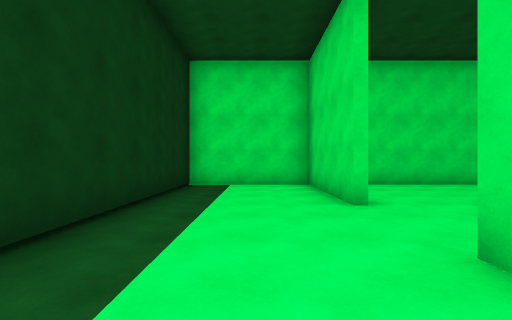
view 1 (above)

24 first-person views from a walk through a Unity game level. The camera is 1.4 m above the floor, looks level and sees 85° across. The floor is counted in squares, 2 m on a side. Each view is taken from the middle of a square. On the plan, view 1 faces up. The plan holds only what a view shows up to about 9 squares ahead; the rest is blank. The place goes on beyond the plan. The player is left out.

view 2
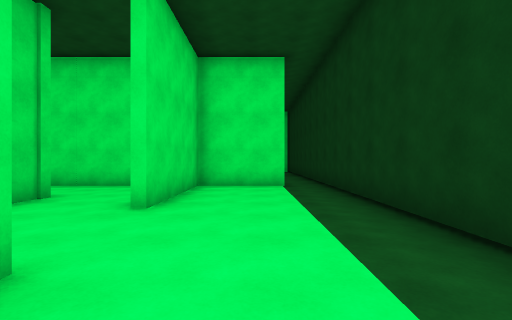

view 3
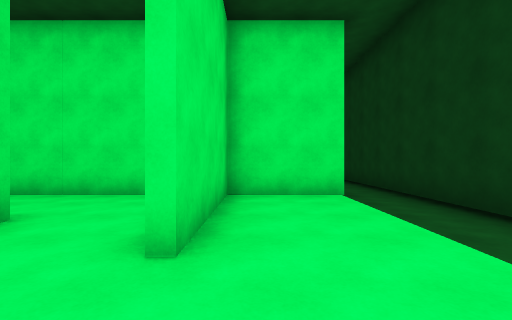

view 4
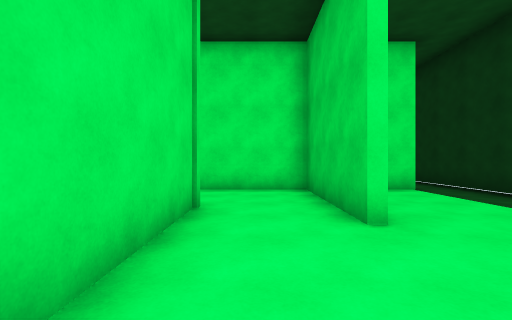

view 5
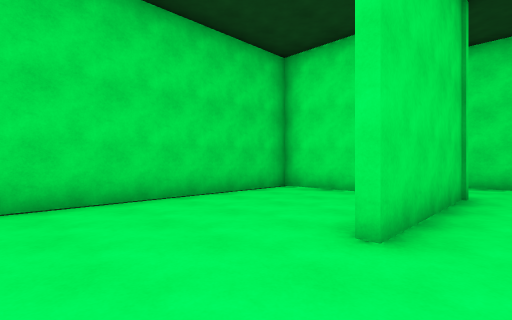

view 6
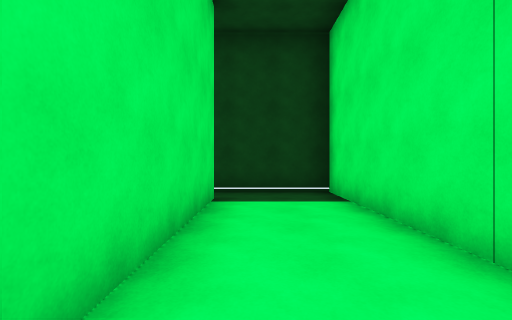

view 7
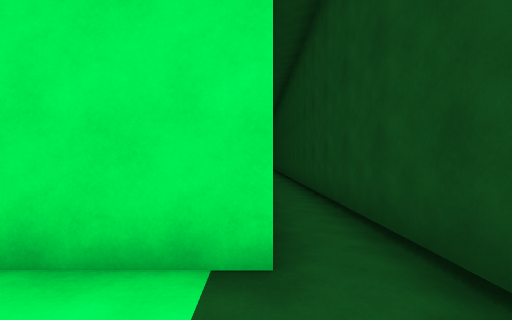

view 8
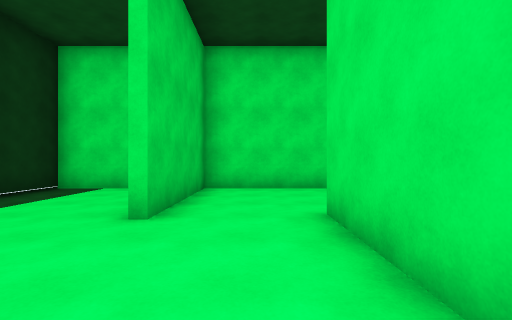

view 9
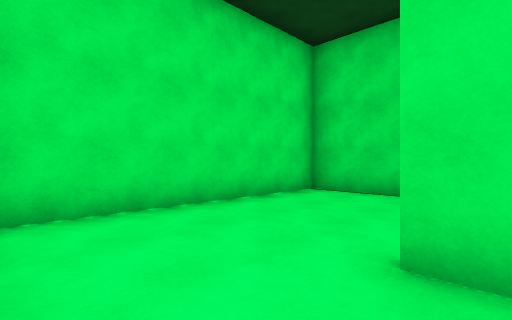

view 10
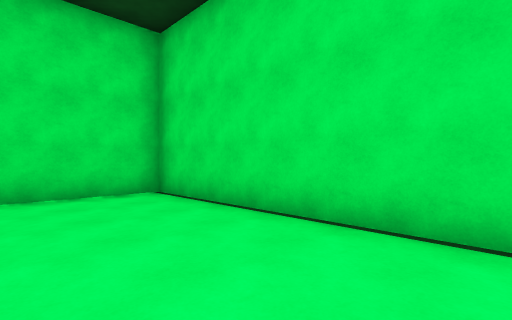

view 11
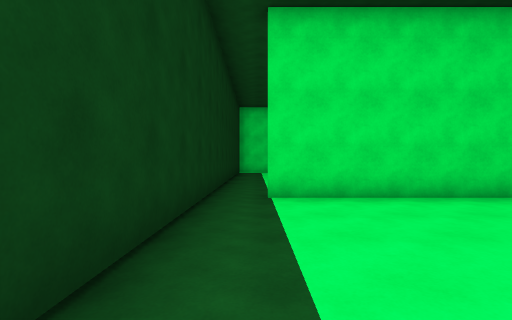

view 12
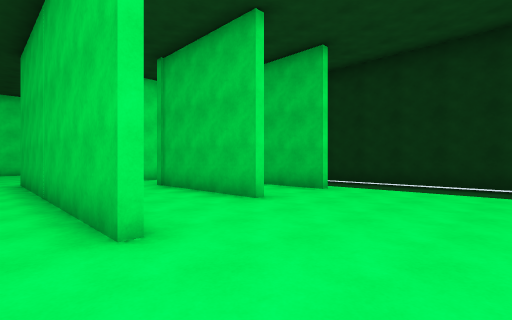

view 13
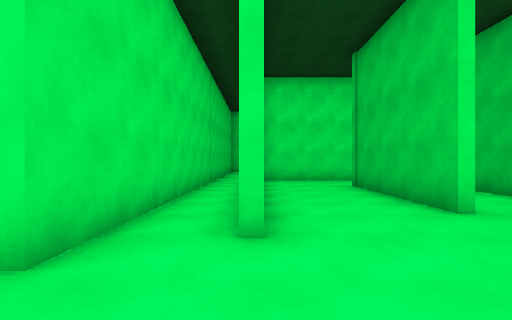

view 14
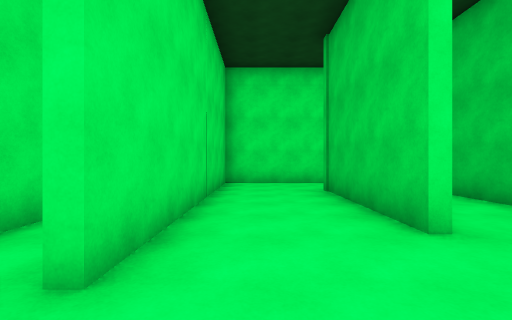

view 15
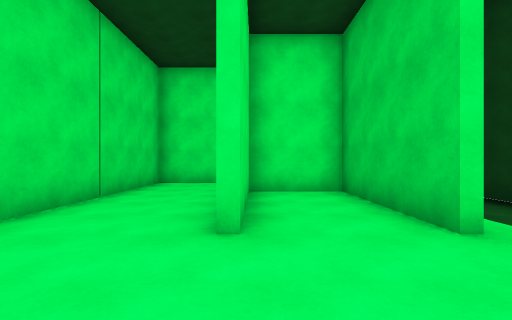

view 16
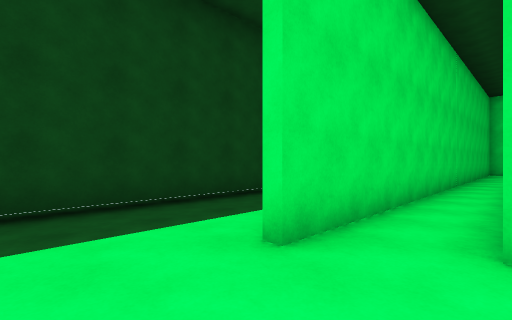

view 17
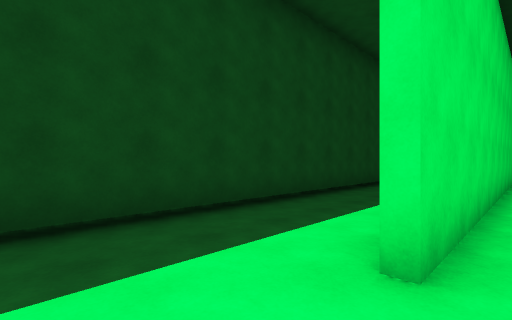

view 18
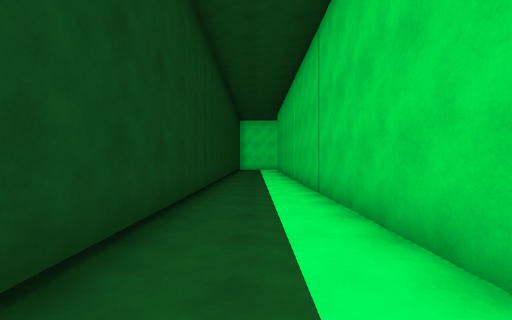

view 19
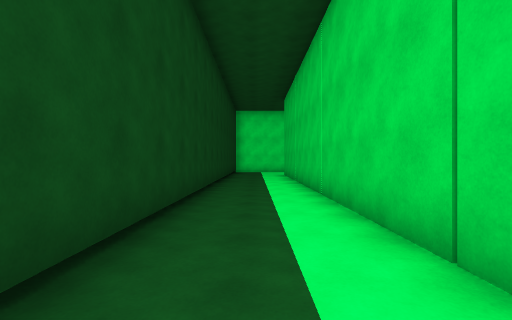

view 20
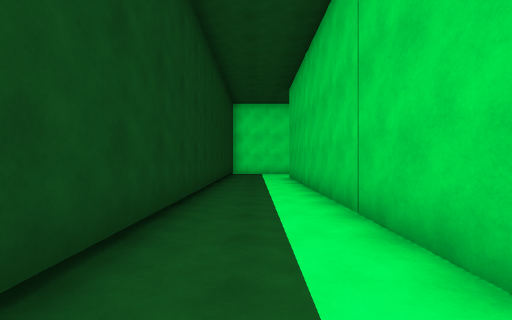

view 21
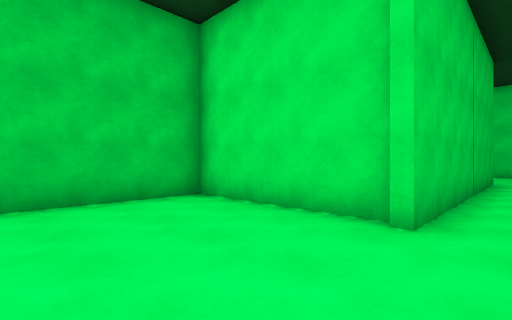

view 22
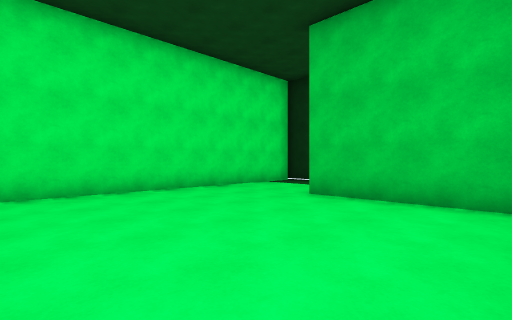

view 23
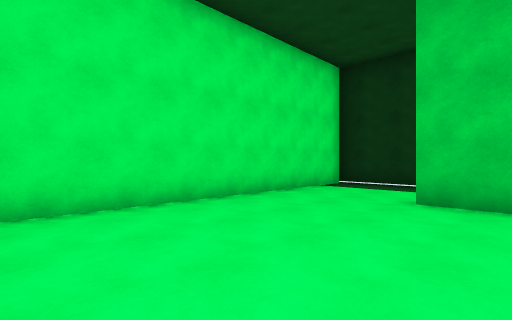

view 24
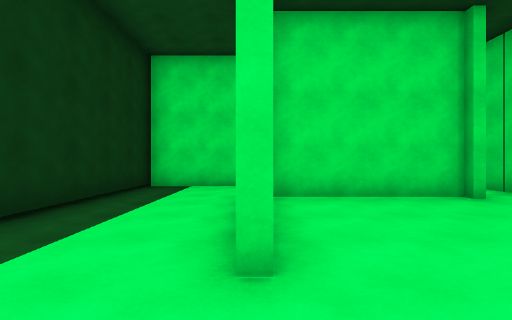

### Floor plan
Ten units are one square. View 1 is at (0, 0); x grows to the right and y downward. Boxes are objects, and circles mark ways between rooms. Rooms are numbered by the first view taken in them; rooms with no view inside come last. Other rooms are left out.
<svg viewBox="-24 -85 121 300">
<path fill="none" stroke="#000" d="M16 -42 16 -79 -19 -79 -19 16M39 -8 39 -46M-9 16 16 16 16 -20M58 -10 79 -10 79 -79 18 -79 18 -42M81 -8 39 -8M18 -20 18 16 92 16 92 -80M24 66 24 105M1 66 1 102 21 102 21 66M38 19 -9 19M-19 16 -19 88M19 125 49 125 49 55M67 74 67 210M92 210 92 31M50 127 11 127 11 164M65 142 65 48M15 192 59 192M52 55 52 130M5 105 -19 105 -19 149M-19 171 -19 192 15 192"/>
<circle cx="30" cy="-40" r="3" fill="#2a7"/>
<circle cx="30" cy="-10" r="3" fill="#2a7"/>
<circle cx="-10" cy="20" r="3" fill="#2a7"/>
<circle cx="70" cy="35" r="3" fill="#2a7"/>
<circle cx="60" cy="60" r="3" fill="#2a7"/>
<circle cx="15" cy="115" r="3" fill="#2a7"/>
<circle cx="10" cy="175" r="3" fill="#2a7"/>
<text x="0" y="-30">1</text>
<text x="50" y="-50">2</text>
<text x="70" y="0">3</text>
<text x="20" y="60">4</text>
<text x="80" y="120">5</text>
<text x="40" y="140">6</text>
<text x="0" y="140">7</text>
</svg>
Room 1 opens to room 2. Room 1 opens to room 3. Room 1 opens to room 4. Room 4 opens to room 5. Room 4 opens to room 6. Room 4 opens to room 7. Room 6 opens to room 7.

Where each view was taken, in squares from view 1:
view 1: 0 up, 0 right, facing up
view 2: 6 up, 0 right, facing down
view 3: 4 up, 1 right, facing down
view 4: 5 up, 3 right, facing down
view 5: 7 up, 3 right, facing down-right
view 6: 0 up, 3 right, facing right
view 7: 1 down, 8 right, facing up
view 8: 1 up, 3 right, facing up
view 9: 4 up, 2 right, facing up-right
view 10: 2 up, 5 right, facing up-right
view 11: 7 down, 1 left, facing up
view 12: 3 down, 6 right, facing down-left
view 13: 3 down, 5 right, facing down
view 14: 4 down, 4 right, facing down
view 15: 4 down, 2 right, facing down
view 16: 3 down, 5 right, facing down-right
view 17: 3 down, 6 right, facing down-right
view 18: 6 down, 8 right, facing down
view 19: 10 down, 8 right, facing down
view 20: 12 down, 8 right, facing down
view 21: 16 down, 6 right, facing up-left
view 22: 13 down, 6 right, facing down-left
view 23: 15 down, 6 right, facing down-left
view 24: 18 down, 1 right, facing up
